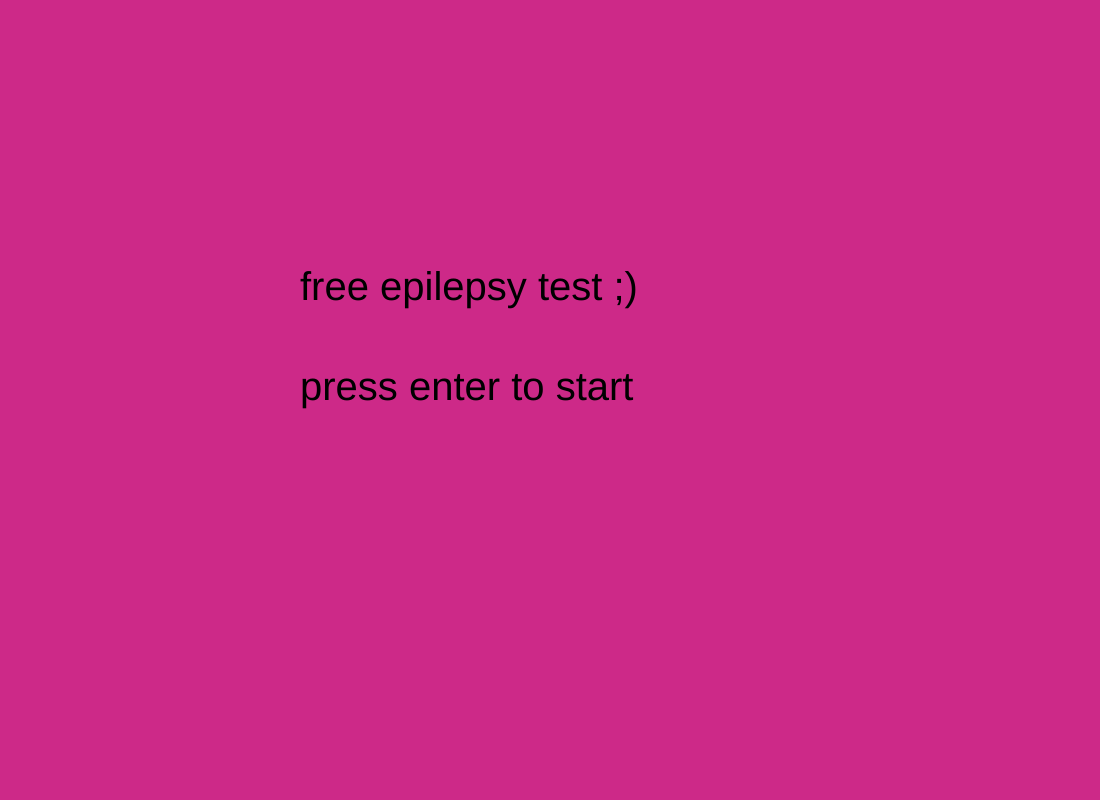
Frame 1 (no input)
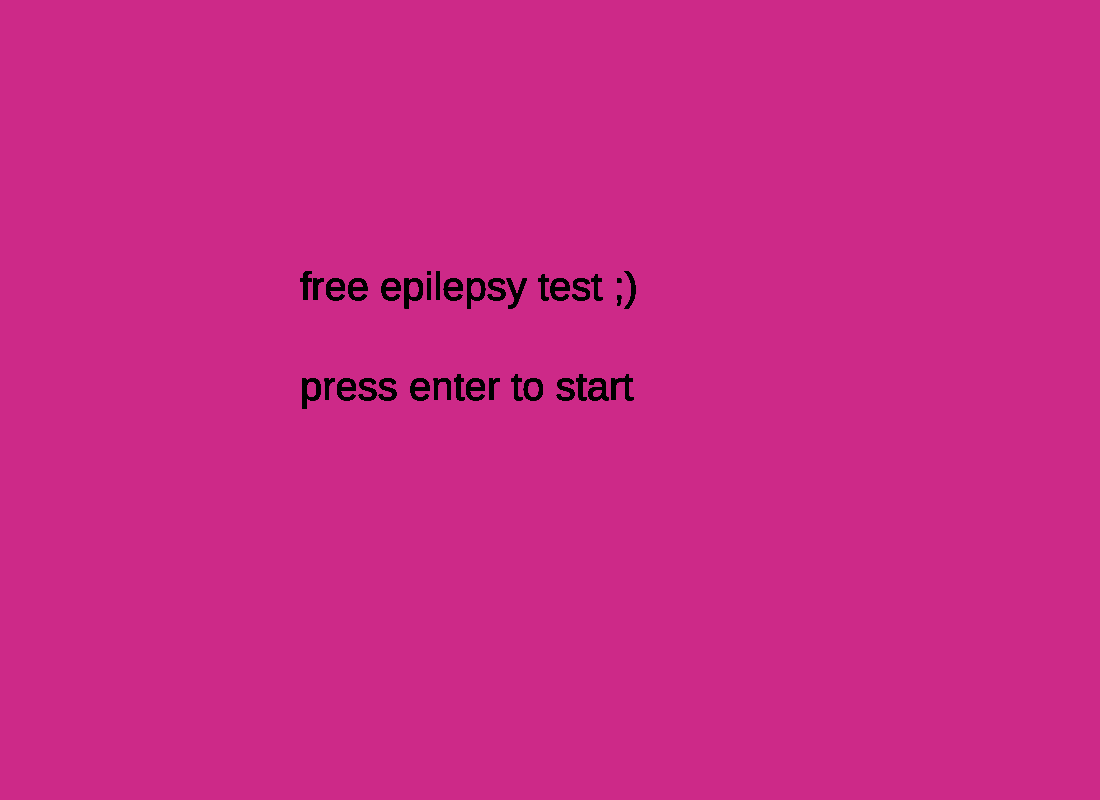
Frame 60 (no input)
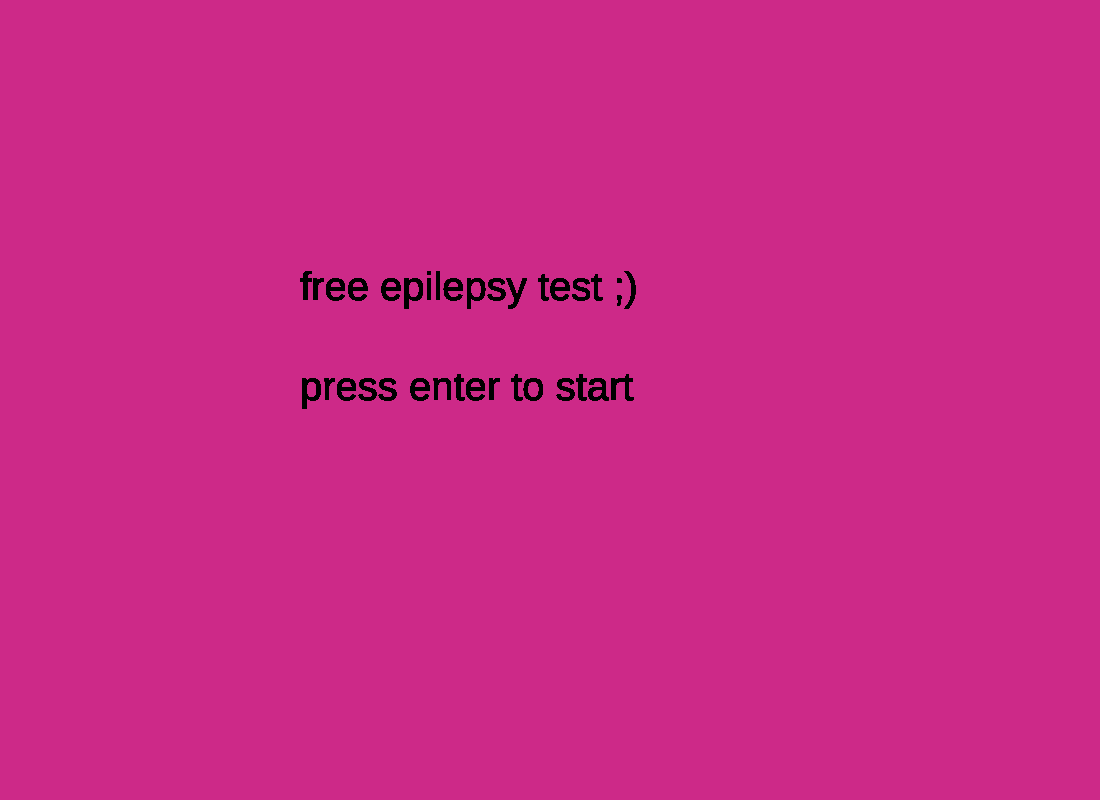
Frame 120 (the mouse pressed at the canvas centre since frame 60)

The p5.js sketch that drew these frames (run headless with seeded random() and noise() and a simulated clock; from frame 60 on, the mouse is pressed at the canvas centre):

// p5.js sketch
// ── sketch.js
level=0;

function setup() {
  // put setup code
  createCanvas(1100,800);
  background(205,41,136);

}

function draw() {
  // put drawing code here
if (level===0){
textSize(40);
text('free epilepsy test ;)', 300,300);
text('press enter to start',300,400);
if(keyIsDown(13)){
  level+=1;
}

}


if(level===1){

  for (let i = 0; i<200; i++) {
    fill (random(255),random(255),random(255));
    ellipse(random(1100), random(800), 10, 10);
  }

for (let y=0;  y<300; y++) {
  fill (random(255),random(255),random(255));
  rect(random(1100), random(800),10,10);
}

for (let z=0; z<400; z++) {
  fill (random(255),random(255),random(255));
  triangle(random(1100), random(800),random(1100), random(800), random(1100), random(800));
}


for (f=0; f<10; f++){
fill(0);
  textSize(40);

          text('CHURCH OF ELIAS',200,100);
        text('PRAISE BE THE LORD',200,150)
    text('THE POWER OF CHRIST COMPELS YOU', 200, 200);
text('YOU SHALL NOT STEAL',200,250);
    text('THE POWER OF CHRIST COMPELS YOU', 200, 300);
text('YOU SHALL NOT LIE',200,350);
    text('THE POWER OF CHRIST COMPELS YOU', 200, 400);
text('YOU SHALL NOT SIN',200,450);
    text('THE POWER OF CHRIST COMPELS YOU', 200, 500);
text('YOU SHALL NOT MURDER',200,550);
    text('THE POWER OF CHRIST COMPELS YOU', 200, 600);




}

}

}
